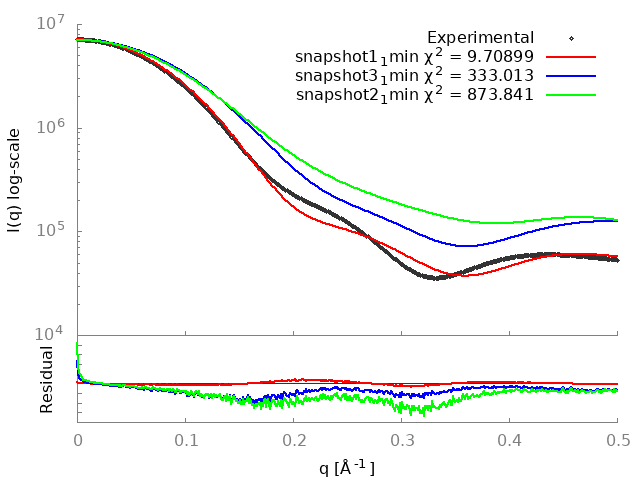

Source code (gnuplot):
set terminal png enhanced;set output "fit.png";
set lmargin 7; set rmargin 2;set multiplot
set origin 0,0;set size 1,0.3; set tmargin 0; set bmargin 3;set ylabel 'Residual';set format y '';set xtics nomirror;set xlabel 'q [Å^{-1}]';set ytics nomirror; set border 3
set style line 11 lc rgb '#808080' lt 1;set border 3 back ls 11
f(x)=1
plot f(x) notitle lc rgb '#333333', 'snapshot1_1min_1min_exp.fit' u 1:(($2-$4)/$3) notitle w lines lw 2.5 lc rgb '#FF0000', 'snapshot3_1min_1min_exp.fit' u 1:(($2-$4)/$3) notitle w lines lw 2.5 lc rgb '#0000FF', 'snapshot2_1min_1min_exp.fit' u 1:(($2-$4)/$3) notitle w lines lw 2.5 lc rgb '#00FF00'
set origin 0,0.3;set size 1,0.69; set bmargin 0; set tmargin 1;set xlabel ''; set format x '';set ylabel 'I(q) log-scale';set format y "10^{%L}"; set logscale y
plot 'snapshot1_1min_1min_exp.fit' u 1:2 t 'Experimental' lc rgb '#333333' pt 6 ps 0.8 , 'snapshot1_1min_1min_exp.fit' u 1:4 t 'snapshot1_1min χ^2 = 9.70899' w lines lw 2.5 lc rgb '#FF0000', 'snapshot3_1min_1min_exp.fit' u 1:4 t 'snapshot3_1min χ^2 = 333.013' w lines lw 2.5 lc rgb '#0000FF', 'snapshot2_1min_1min_exp.fit' u 1:4 t 'snapshot2_1min χ^2 = 873.841' w lines lw 2.5 lc rgb '#00FF00'
unset multiplot;reset
